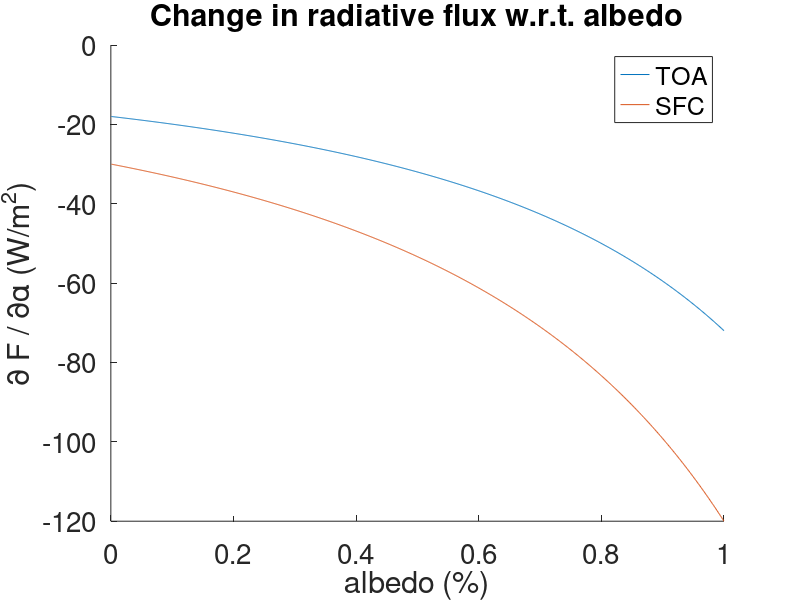
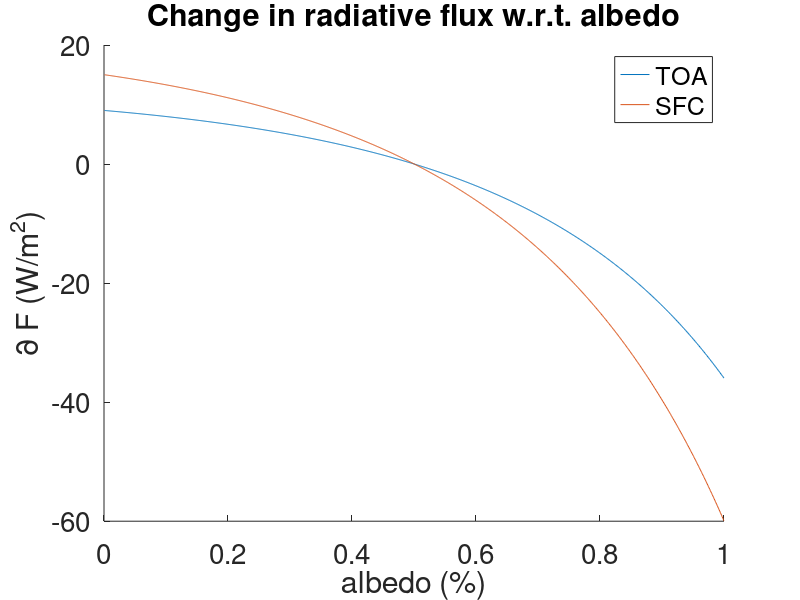

Recreate these plots in MATLAB, in order.
clc;clear;close all;tic;

s = 200; r = 0.5; t = 0.3;
al = 1:999;
al = al.*0.001;
al(1000)=0.9999;
dft_dal = zeros(1000,1);
dfs_dal = zeros(1000,1);
for i=1:1000
    dft_dal(i) = (s*t^2)/(al(i)*r - 1) - (al(i)*r*s*t^2)/(al(i)*r - 1)^2;
    dfs_dal(i) = (s*t)/(al(i)*r - 1) - (r*s*t*(al(i) - 1))/(al(i)*r - 1)^2;
end
al = al.';

figure
hold on
t = plot(al,dft_dal,'-');
s = plot(al,dfs_dal,'-');
hold off
ylabel('\partial F / \partial\alpha (W/m^2)','FontSize',24);xlabel('albedo (%)','FontSize',24);
title('Change in radiative flux w.r.t. albedo','FontSize',24);
legend([t,s],{'TOA','SFC'},'FontSize',20,'Location','northeast')
set(gca,'FontSize',20)

dal = zeros(size(al));
for i=1:size(al)
    dal(i)=al(i)-mean(al);
end

dft = dft_dal.*dal;
dfs = dfs_dal.*dal;

figure
hold on
t = plot(al,dft,'-');
s = plot(al,dfs,'-');
hold off
ylabel('\partial F (W/m^2)','FontSize',24);xlabel('albedo (%)','FontSize',24);
title('Change in radiative flux w.r.t. albedo','FontSize',24);
legend([t,s],{'TOA','SFC'},'FontSize',20,'Location','northeast')
set(gca,'FontSize',20)